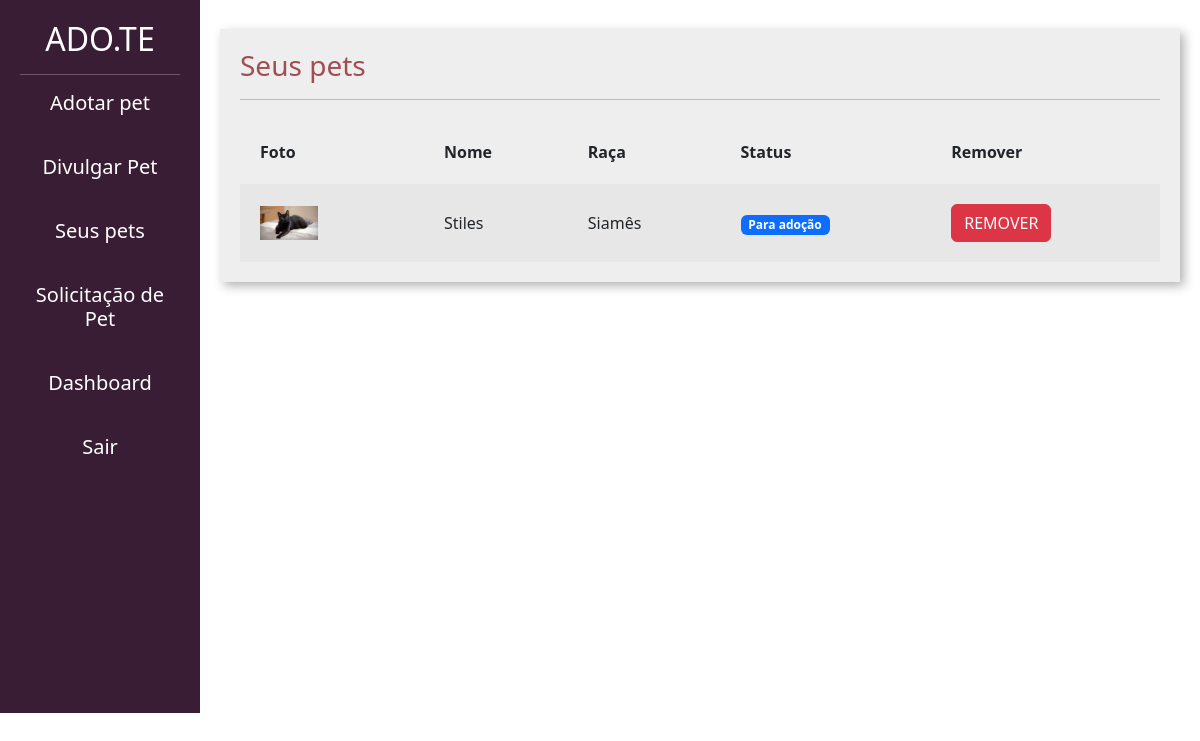
Page /divulgar/seus_pets/ (signed in) on the committed database.
### divulgar/models.py (models this page shows, shortened)
class Pet(models.Model):
    foto = models.ImageField(upload_to='fotos_pets')
    choices_status = (('P', 'Para adoção'), ('A', 'Adotado'))
    usuario = models.ForeignKey(User, on_delete=models.DO_NOTHING)
    nome = models.CharField(max_length=100)
    descricao = models.TextField()
    estado = models.CharField(max_length=50)
    cidade = models.CharField(max_length=50)
    telefone = models.CharField(max_length=14)
    tags = models.ManyToManyField(Tag)
    raca = models.ForeignKey(Raca, on_delete=models.DO_NOTHING)
    status = models.CharField(max_length=1,choices=choices_status, default='P')

class Raca(models.Model):
    raca = models.CharField(max_length=50)
    def __str__(self):
        return self.raca

### divulgar/views.py (the view)
# urls.py: path('seus_pets/', views.seus_pets, name="seus_pets"),
@login_required
def seus_pets(request):
    if request.method == 'GET':
        pets = Pet.objects.filter(usuario=request.user)
        return render(request, 'seus_pets.html', {'pets': pets})

### divulgar/templates/seus_pets.html (shortened to what this page needs)
{% load static %}
<!doctype html>
<html lang="pt-BR">
    <head>
    <link href="https://cdn.jsdelivr.net/npm/bootstrap@5.3.0-alpha1/dist/css/bootstrap.min.css" rel="stylesheet">
    <link href="{% static 'usuarios/css/cadastro.css' %}" rel="stylesheet">
    <link href="{% static 'divulgar/css/novo_pet.css' %}" rel="stylesheet">
    <link href="{% static 'divulgar/css/seus_pet.css' %}" rel="stylesheet">
    </head>
    <body>
        <div class="container-fluid">
            <div class="row">
                <div style='height: 713px;' class="col-md-2 bg-side sidebar">
                    <h2>ADO.TE</h2>
                    <hr>
                    <h5><a class="navegação" href="/adotar/">Adotar pet</a><h5/><br>
                        <h5><a class="navegação" href="/divulgar/novo_pet/">Divulgar Pet</a><h5/><br>
                        <h5><a class="navegação" href="/divulgar/seus_pets/">Seus pets</a><h5/><br>
                        <h5><a class="navegação" href="/divulgar/ver_pedido_adocao/">Solicitação de Pet</a><h5/><br>
                        <h5><a class="navegação" href="/divulgar/dashboard/">Dashboard</a><h5/><br>
                        <h5><a class="navegação" href="/auth/sair/">Sair</a><h5/>
                </div>
                <div class="col-md">
                    <div class="wrapper">
                        <div class="box width80">
                            <h3 class="font-vinho">Seus pets</h3>
                            <hr>
                             <table class="tabela" cellpadding="20">
                                <tr>
                                    <th>Foto</th>
                                    <th>Nome</th>
                                    <th>Raça</th>
                                    <th>Status</th>
                                    <th>Remover</th>
                                </tr>
                                    {%for pet in pets%}
                                        <tr class="tabela-linha">
                                            <td width="20%">
                                                <img width="40%" src="{{pet.foto.url}}">
                                            </td>
                                            <td>
                                                {{pet.nome}}
                                            </td>
                                            <td>
                                                {{pet.raca}}
                                            </td>
                                            <td>
                                                {% if pet.status == 'P'%}
                                                    <span class="badge text-bg-primary">Para adoção</span>
                                                {%elif pet.status == "A"%}
                                                    <span class="badge text-bg-success">Adotado</span>
                                                {%endif%}
                                            </td>
                                            <td>
                                                <a href="{% url 'remover_pet' pet.id %}" class="btn btn-danger">REMOVER</a>
                                            </td>
                                        </tr>
                                    {%endfor%}
                            </table>
                        </div>
                    </div>
                </div>
            </div>
        </div>
    </body>
</html>

### templates/static/usuarios/css/cadastro.css (style rules this page uses)
.bg-side { background-color: #391D34; color: white; height: 100vh; }

### templates/static/divulgar/css/novo_pet.css (style rules this page uses)
.sidebar { text-align: center; padding: 20px; }
.wrapper { margin-top: 3%; display: flex; flex-direction: row; justify-content: center; align-items: center; }
.box { padding:20px; width: 50vw; background: rgb(238, 238, 238); box-shadow: 4px 4px 10px rgba(0,0,0,.3); }
.font-vinho { color: #A24D52; }
.navegação { display: flex; justify-content: center; align-items: center; text-decoration: none; color: white; }

### templates/static/divulgar/css/seus_pet.css (style rules this page uses)
.width80 { width: 80vw; }
.tabela { width: 100%; margin-top: 20px; }
.tabela-linha { background-color: #e8e7e7; }
.navegação { display: flex; justify-content: center; align-items: center; text-decoration: none; color: white; }

### rows in the picture
Pet: foto (picture), nome "Stiles", raca "Siamês", status "Para adoção"
